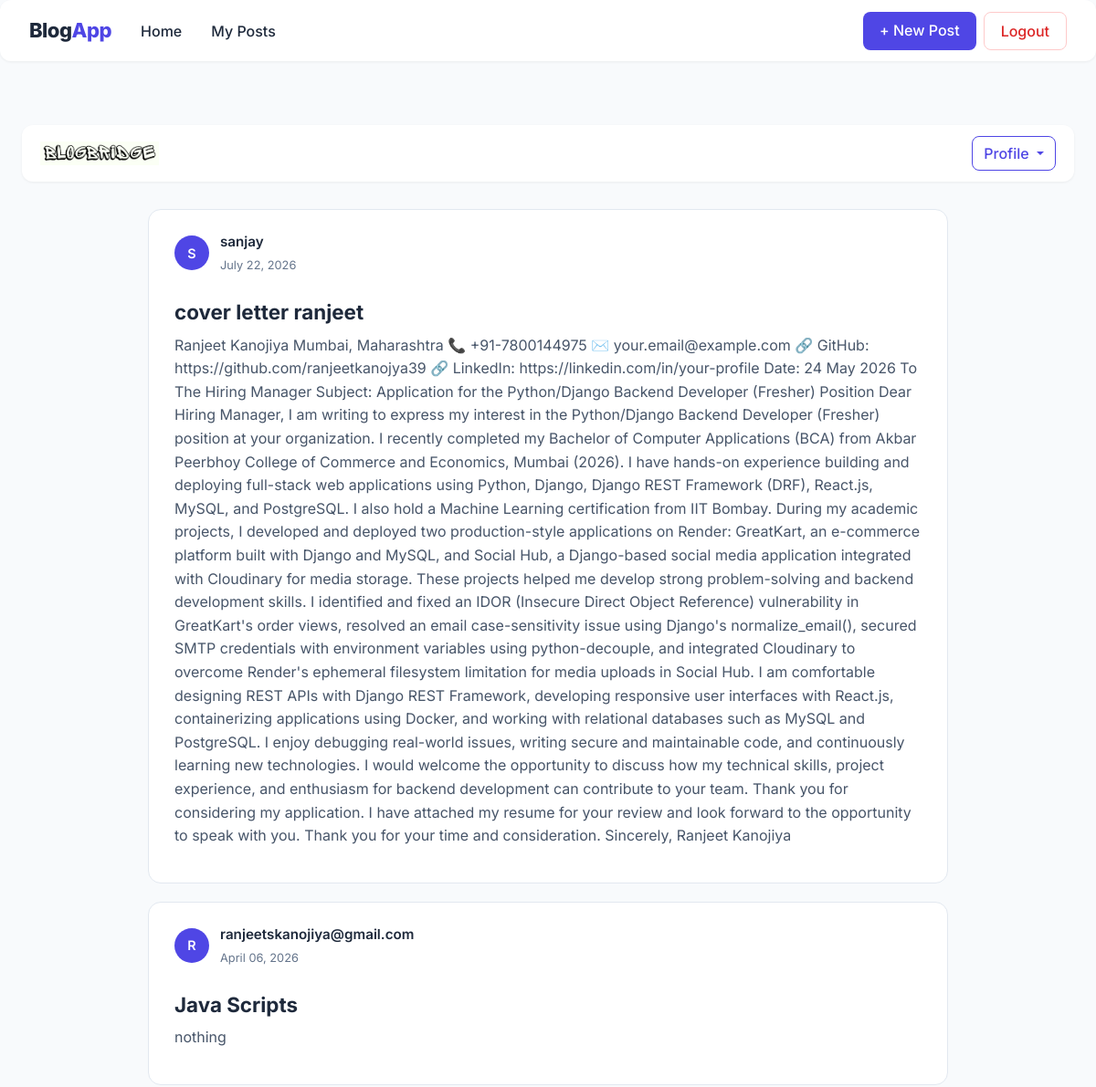
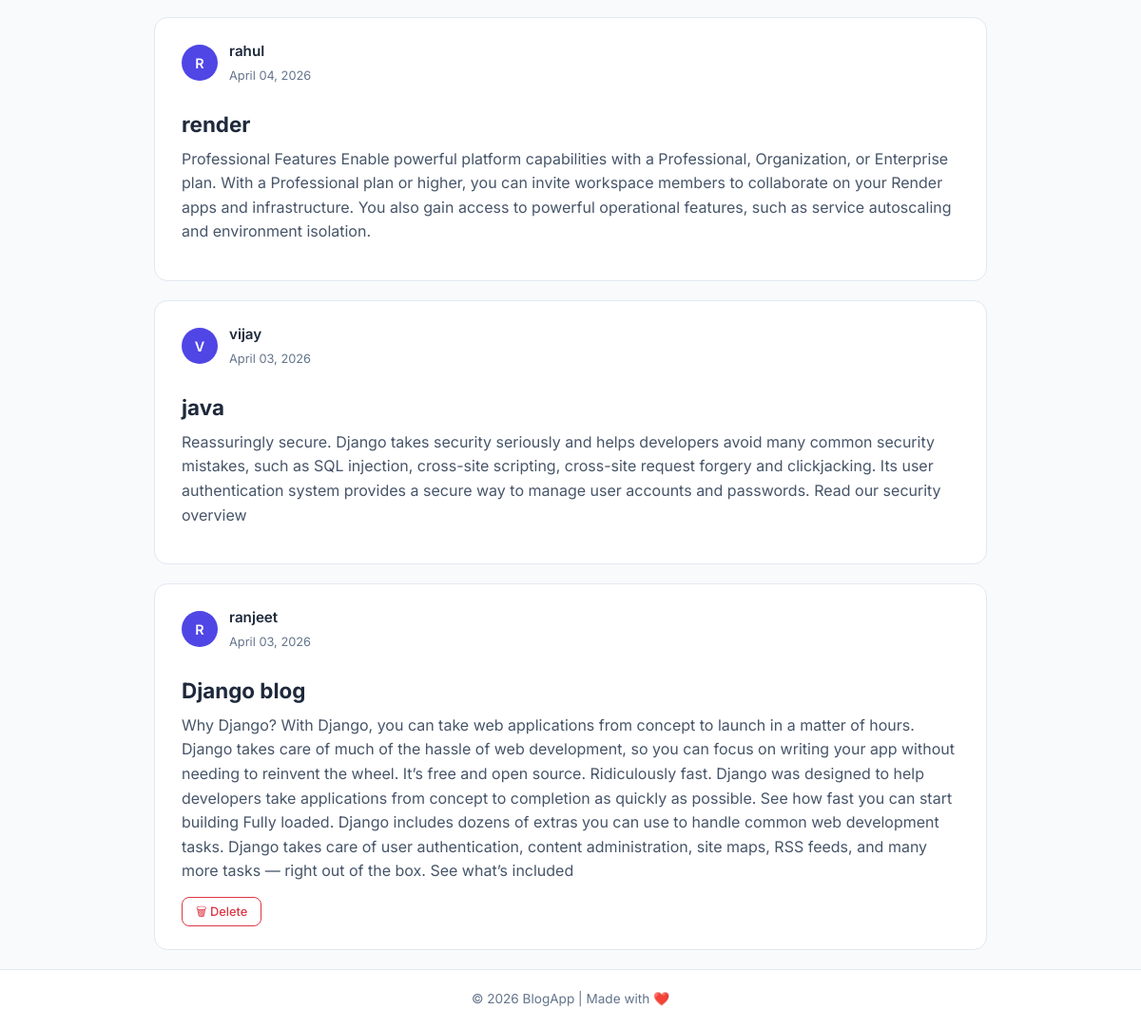
Before: /home/ (signed in) with the older database file (2 pictures, top to bottom).
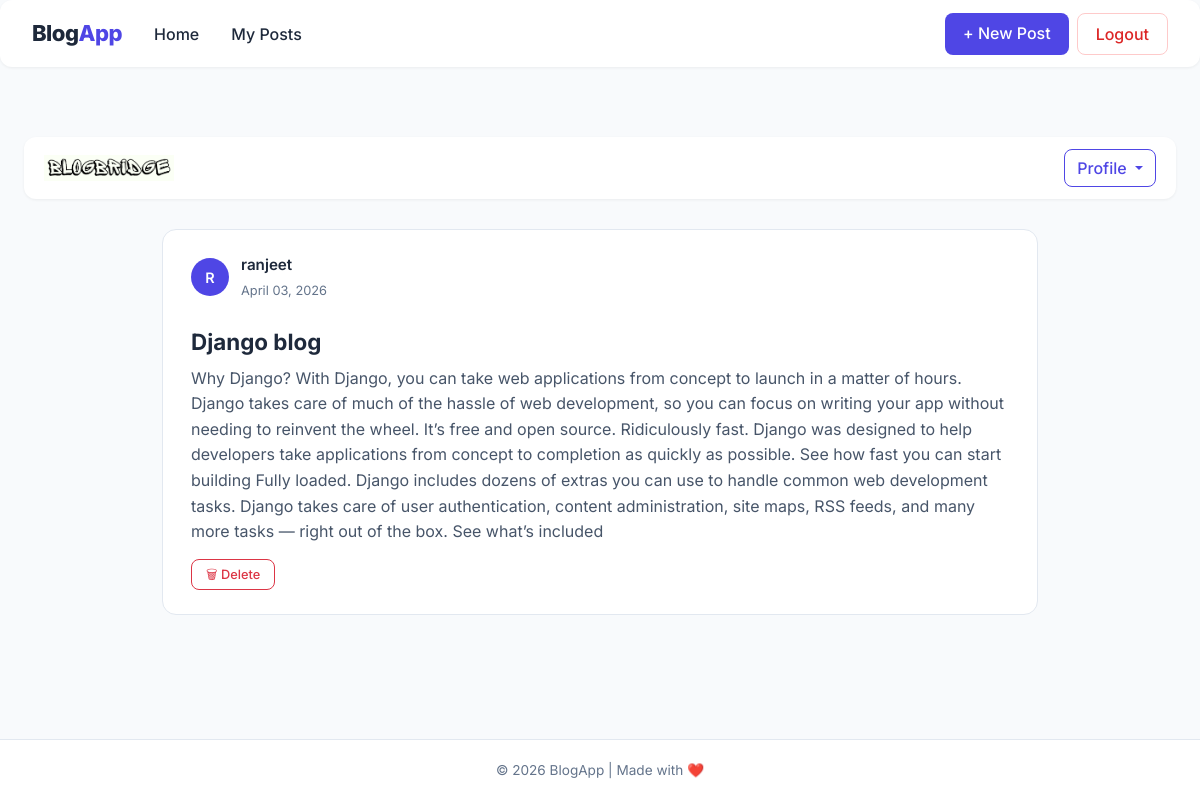
After: the same page with the newer database file.
### blog/models.py (models this page shows, shortened)
class Posts(models.Model):
    title = models.CharField(max_length=100)
    content = models.TextField()
    date_posted = models.DateTimeField(default= timezone.now)
    author = models.ForeignKey(User , on_delete=models.CASCADE)

### blog/views.py (the view)
# urls.py: path('home/',views.home, name='home-page'),
@login_required(login_url='login-page')
def home(request):
    posts = Posts.objects.all().order_by('-id')  # latest first
    return render(request, "blog/home.html", {'posts': posts})

### blog/templates/blog/home.html (shortened to what this page needs)
{% extends 'blog/base.html' %}
{% load static %}
{% block content %}
<div class="container custom-container">
    <nav class="navbar navbar-expand-lg navbar-light modern-navbar">
        <a href="{% url 'home-page' %}">
            <img src="{% static 'images/pho.png' %}" alt="logo">
        </a>
        <div class="collapse navbar-collapse" id="navbarSupportedContent">
            <div class="dropdown">
                <button class="btn profile-btn dropdown-toggle"
                    type="button" data-bs-toggle="dropdown">
                    Profile
                </button>
            </div>
        </div>
    </nav>
    <div class="container" style="max-width: 900px;">
        {% if posts %}
            {% for post in posts %}
            <div class="post-card">
                <div class="d-flex justify-content-between align-items-center">
                    <div class="post-meta">
                        <div class="author-avatar">{{ post.author.username|slice:":1" }}</div>
                        <div>
                            <p class="author-name">{{ post.author.username }}</p>
                            <span class="post-date">{{ post.date_posted|date:"F d, Y" }}</span>
                        </div>
                    </div>
                </div>
                <h3 class="post-title mt-3">{{ post.title }}</h3>
                <p class="post-content">{{ post.content }}</p>
                {% if post.author == request.user %}
                <form action="{% url 'delete-post' post.id %}" method="POST" class="mb-0">
                    <button type="submit" class="btn btn-outline-danger delete-btn"
                        onclick="return confirm('Delete this post?')">
                        🗑 Delete
                    </button>
                </form>
                {% endif %}
            </div>
            {% endfor %}
        {% else %}
            <div class="empty-state">
                <h3>No posts available</h3>
                <p>Be the first one to share something!</p>
            </div>
        {% endif %}
    </div>
</div>
{% endblock %}

### blog/templates/blog/base.html (shortened to what this page needs)
{% load static %}
<!DOCTYPE html>
<html lang="en">
<head>
    <link href="https://cdn.jsdelivr.net/npm/bootstrap@5.3.8/dist/css/bootstrap.min.css" rel="stylesheet">
</head>
<body>
<nav class="navbar navbar-expand-lg modern-navbar">
    <div class="container custom-container">
        <a class="navbar-brand" href="{% url 'home-page' %}">
            Blog<span>App</span>
        </a>
        <div class="collapse navbar-collapse" id="navbarNav">
            <ul class="navbar-nav me-auto">
                <li class="nav-item">
                    <a class="nav-link" href="{% url 'home-page' %}">Home</a>
                </li>
                {% if user.is_authenticated %}
                <li class="nav-item">
                    <a class="nav-link" href="{% url 'my-post' %}">My Posts</a>
                </li>
                {% endif %}
            </ul>
            <div class="d-flex gap-2">
                {% if user.is_authenticated %}
                    <a href="{% url 'new-post' %}" class="btn btn-modern-primary">+ New Post</a>
                    <a href="{% url 'logout' %}" class="btn btn-modern-danger">Logout</a>
                {% else %}
                    <a href="{% url 'login-page' %}" class="btn btn-modern-primary">Login</a>
                    <a href="{% url 'login-page' %}" class="btn btn-modern-outline">Sign Up</a>
                {% endif %}
            </div>
        </div>
    </div>
</nav>
<main class="container mt-4 custom-container">
    {% block content %}
    {% endblock %}
</main>
<footer class="modern-footer text-center">
    <p class="mb-0">© 2026 BlogApp | Made with ❤️</p>
</footer>
</body>
</html>

### blog/templates/blog/base.html (style rules this page uses)
:root { --primary: #4f46e5; --primary-dark: #4338ca; --primary-light: #eef2ff; --text-dark: #1e293b; --text-muted: #64748b; --border: #e2e8f0; --bg-soft: #f8fafc; }
* { font-family: 'Inter', sans-serif; }
body { background-color: var(--bg-soft); display: flex; flex-direction: column; min-height: 100vh; }
.custom-container { max-width: 1200px; }
.modern-navbar { background: #fff !important; box-shadow: 0 1px 3px rgba(0,0,0,0.06); padding: 14px 0; }
.navbar-brand { font-weight: 800; font-size: 22px; color: var(--text-dark) !important; letter-spacing: -0.5px; }
.navbar-brand span { color: var(--primary); }
.nav-link { font-weight: 500; color: var(--text-dark) !important; padding: 8px 16px !important; border-radius: 8px; transition: all 0.2s ease; }
.btn-modern-primary { background: var(--primary); border: none; color: #fff; font-weight: 500; border-radius: 8px; padding: 8px 18px; transition: all 0.2s ease; }
.btn-modern-danger { border: 1px solid #fecaca; color: #dc2626; font-weight: 500; border-radius: 8px; padding: 8px 18px; background: #fff; transition: all 0.2s ease; }
.modern-footer { background: #fff; border-top: 1px solid var(--border); padding: 20px 0; margin-top: auto; }
.modern-footer p { color: var(--text-muted); font-size: 0.85rem; }
main { flex: 1; }

### blog/templates/blog/home.html (style rules this page uses)
:root { --primary: #4f46e5; --primary-light: #eef2ff; --text-dark: #1e293b; --text-muted: #64748b; --border: #e2e8f0; --bg-soft: #f8fafc; }
body { background-color: var(--bg-soft); }
.modern-navbar { background: #fff !important; box-shadow: 0 1px 3px rgba(0,0,0,0.06); border-radius: 12px; padding: 12px 20px; margin-bottom: 30px; }
.modern-navbar img { width: 130px !important; object-fit: contain; }
.profile-btn { border-radius: 8px; font-weight: 500; border: 1px solid var(--primary); color: var(--primary); transition: all 0.2s ease; }
.post-card { background: #fff; border: 1px solid var(--border); border-radius: 14px; padding: 24px 28px; margin-bottom: 20px; transition: transform 0.2s ease, box-shadow 0.2s ease; }
.post-meta { display: flex; align-items: center; gap: 12px; margin-bottom: 12px; }
.author-avatar { width: 38px; height: 38px; border-radius: 50%; background: var(--primary); color: #fff; display: flex; align-items: center; justify-content: center; font-weight: 600; font-size: 0.9rem; text-transform: uppercase; }
.author-name { font-weight: 600; font-size: 0.95rem; color: var(--text-dark); margin: 0; }
.post-date { font-size: 0.8rem; color: var(--text-muted); }
.post-title { font-size: 1.4rem; font-weight: 700; color: var(--text-dark); margin-bottom: 10px; }
.post-content { color: #475569; line-height: 1.6; margin-bottom: 14px; }
.delete-btn { border-radius: 8px; font-size: 0.8rem; padding: 5px 14px; font-weight: 500; }

Changed rows visible on the page:
removed Posts: author.username "S", author.username "sanjay", date_posted "July 22, 2026", title "cover letter ranjeet", content "Ranjeet Kanojiya Mumbai, Maharashtra 📞 +91-7800144975 ✉️ your.email@example.com 🔗 GitHub: https://github.com/ranjeetkanojya39 🔗 LinkedIn: https://linkedin.com/in/your-profile Date: 24 May 2026 To The Hiring Manager Subject: Application for the Python/Django Backend Developer (Fresher) Position Dear Hiring Manager, I am writing to express my interest in the Python/Django Backend Developer (Fresher) position at your organization. I recently completed my Bachelor of Computer Applications (BCA) from Akbar Peerbhoy College of Commerce and Economics, Mumbai (2026). I have hands-on experience building and deploying full-stack web applications using Python, Django, Django REST Framework (DRF),…"
removed Posts: author.username "R", author.username "ranjeetskanojiya@gmail.com", date_posted "April 06, 2026", title "Java Scripts", content "nothing"
removed Posts: author.username "R", author.username "rahul", date_posted "April 04, 2026", title "render", content "Professional Features Enable powerful platform capabilities with a Professional, Organization, or Enterprise plan. With a Professional plan or higher, you can invite workspace members to collaborate on your Render apps and infrastructure. You also gain access to powerful operational features, such as service autoscaling and environment isolation."
removed Posts: author.username "V", author.username "vijay", date_posted "April 03, 2026", title "java", content "Reassuringly secure. Django takes security seriously and helps developers avoid many common security mistakes, such as SQL injection, cross-site scripting, cross-site request forgery and clickjacking. Its user authentication system provides a secure way to manage user accounts and passwords. Read our security overview"
